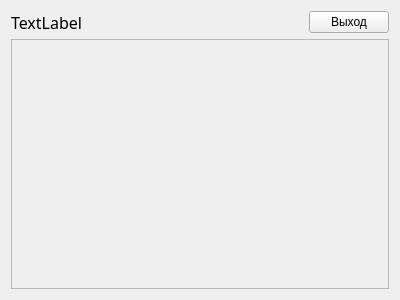
<?xml version="1.0" encoding="UTF-8"?>
<ui version="4.0">
 <class>ResultWindow</class>
 <widget class="QWidget" name="ResultWindow">
  <property name="geometry">
   <rect>
    <x>0</x>
    <y>0</y>
    <width>400</width>
    <height>300</height>
   </rect>
  </property>
  <property name="windowTitle">
   <string>Form</string>
  </property>
  <layout class="QGridLayout" name="gridLayout">
   <item row="0" column="2">
    <widget class="QPushButton" name="pushButton">
     <property name="text">
      <string>Выход</string>
     </property>
    </widget>
   </item>
   <item row="0" column="0">
    <widget class="QLabel" name="label">
     <property name="minimumSize">
      <size>
       <width>0</width>
       <height>20</height>
      </size>
     </property>
     <property name="maximumSize">
      <size>
       <width>16777215</width>
       <height>20</height>
      </size>
     </property>
     <property name="font">
      <font>
       <family>JetBrainsMono Nerd Font</family>
       <pointsize>12</pointsize>
      </font>
     </property>
     <property name="text">
      <string>TextLabel</string>
     </property>
    </widget>
   </item>
   <item row="0" column="1">
    <spacer name="horizontalSpacer">
     <property name="orientation">
      <enum>Qt::Horizontal</enum>
     </property>
     <property name="sizeHint" stdset="0">
      <size>
       <width>200</width>
       <height>20</height>
      </size>
     </property>
    </spacer>
   </item>
   <item row="1" column="0" colspan="3">
    <widget class="QScrollArea" name="scrollArea">
     <property name="widgetResizable">
      <bool>true</bool>
     </property>
     <widget class="QWidget" name="scrollAreaWidgetContents">
      <property name="geometry">
       <rect>
        <x>0</x>
        <y>0</y>
        <width>380</width>
        <height>249</height>
       </rect>
      </property>
     </widget>
    </widget>
   </item>
  </layout>
 </widget>
 <resources/>
 <connections/>
</ui>
